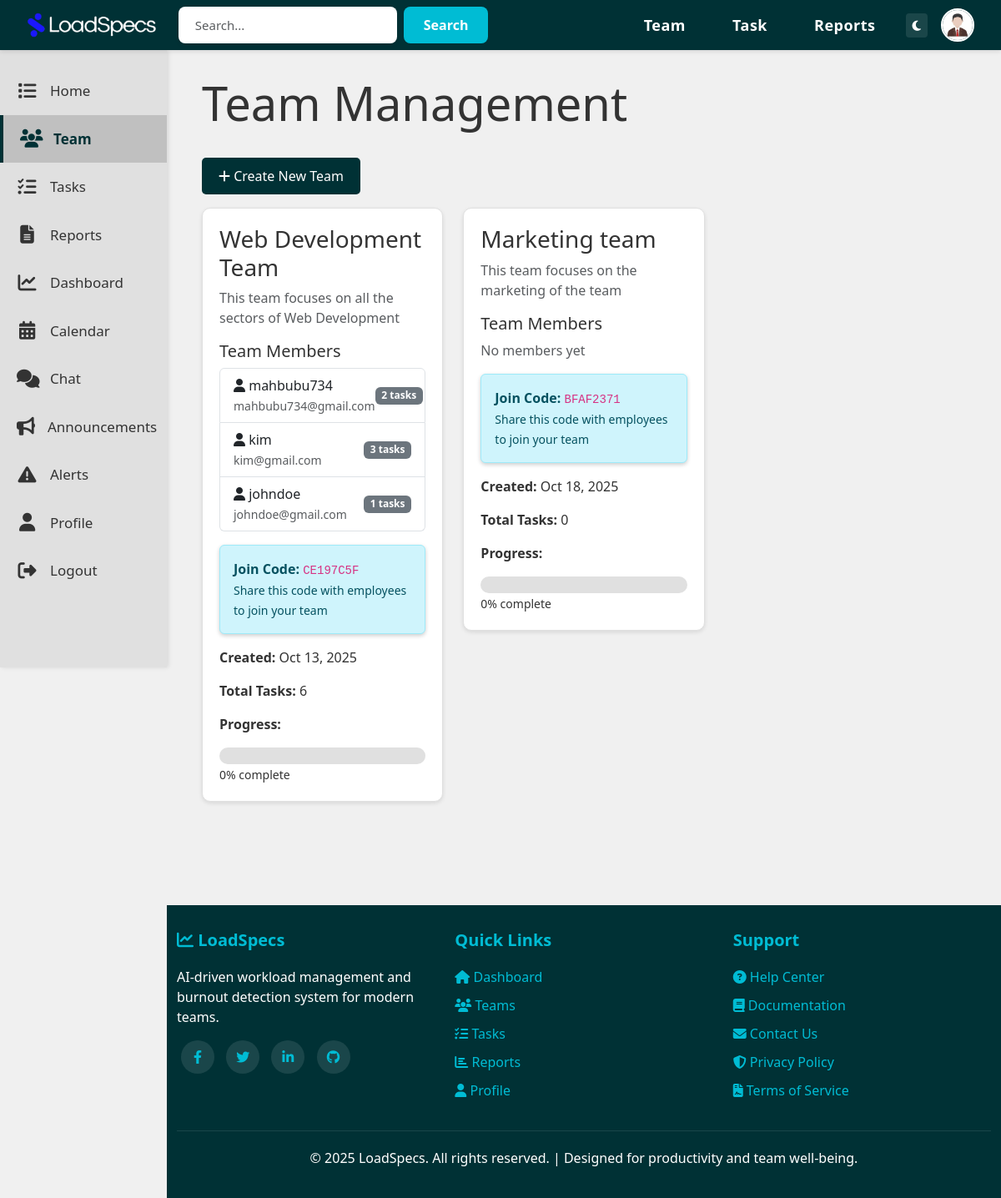
The page /team/ (signed in) on the database its author committed.
### LoadSpecsApp/models.py (models this page shows, shortened)
class User(AbstractUser):
    is_employee = models.BooleanField(default=False)
    is_team_lead = models.BooleanField(default=False)
    company_name = models.CharField(max_length=200, blank=True, null=True)
    joined_date = models.DateTimeField(default=timezone.now)
    bio = models.TextField(blank=True, null=True)
    profile_picture = models.ImageField(
        upload_to='profile_pictures/',
        blank=True,
        null=True,
        default='default_profile.png'
    )

class Team(models.Model):
    team_name = models.CharField(max_length=200)
    description = models.TextField(blank=True, null=True)
    created_by = models.ForeignKey(
        User,
        on_delete=models.CASCADE,
        related_name='teams_created'
    )
    created_at = models.DateTimeField(default=timezone.now)
    join_code = models.CharField(max_length=10, unique=True, blank=True)
    @property
    def total_tasks(self):
        return self.tasks.count()
    @property
    def completed_tasks(self):
        return self.tasks.filter(status='completed').count()
    @property
    def progress_percentage(self):
        total = self.total_tasks
        if total == 0:
            return 0
        return int((self.completed_tasks / total) * 100)

class Employee(models.Model):
    user = models.OneToOneField(User, on_delete=models.CASCADE, related_name='employee_profile')
    team = models.ForeignKey(
        Team,
        on_delete=models.SET_NULL,
        null=True,
        blank=True,
        related_name='employees'
    )
    skills = models.TextField(blank=True, null=True, help_text="Comma-separated skills")
    experience_years = models.IntegerField(default=0, help_text="Years of experience")
    interests = models.TextField(blank=True, null=True, help_text="Professional interests")
    department = models.CharField(max_length=100, blank=True, null=True)
    job_title = models.CharField(max_length=100, blank=True, null=True)
    @property
    def assigned_tasks(self):
        return self.tasks.count()

### LoadSpecsApp/views.py (the view, shortened to what this page needs)
# urls.py: path('team/', views.team_view, name='team'),
@login_required
def team_view(request):
    user = request.user
    context = {}
    if user.is_team_lead:
        try:
            team_lead = user.teamlead_profile
            teams = team_lead.teams.all()
            context['teams'] = teams
            context['is_team_lead'] = True
        except TeamLead.DoesNotExist:
            TeamLead.objects.create(user=user)
            context['teams'] = []
            context['is_team_lead'] = True
    return render(request, 'LoadSpecsHTML/team.html', context)

### templates/LoadSpecsHTML/team.html (shortened to what this page needs)
{% extends 'LoadSpecsHTML/base.html' %}
{% block content %}
<div class="container-fluid">
    <div class="row mb-4">
        <div class="col-12">
            <h1 class="display-4">Team Management</h1>
        </div>
    </div>
    {% if is_team_lead %}
    <div class="row mb-3">
        <div class="col-12">
            <a href="{% url 'create_team' %}" class="btn btn-primary-custom">
                <i class="fas fa-plus"></i> Create New Team
            </a>
        </div>
    </div>
    {% if teams %}
    <div class="row">
        {% for team in teams %}
        <div class="col-md-6 col-lg-4 mb-4">
            <div class="card-custom">
                <h3>{{ team.team_name }}</h3>
                <p class="text-muted">{{ team.description|default:"No description" }}</p>
                <div class="mt-3">
                    <h5>Team Members</h5>
                    {% if team.employees.all %}
                    <ul class="list-group">
                        {% for employee in team.employees.all %}
                        <li class="list-group-item d-flex justify-content-between align-items-center">
                            <div>
                                <i class="fas fa-user"></i> {{ employee.user.username }}
                                <br>
                                <small class="text-muted">{{ employee.user.email }}</small>
                            </div>
                            <span class="badge bg-secondary">
                                {{ employee.assigned_tasks }} tasks
                            </span>
                        </li>
                        {% endfor %}
                    </ul>
                    {% else %}
                    <p class="text-muted">No members yet</p>
                    {% endif %}
                </div>
                <div class="mt-3">
                    <div class="alert alert-info">
                        <strong>Join Code:</strong> <code>{{ team.join_code }}</code>
                        <br>
                        <small>Share this code with employees to join your team</small>
                    </div>
                </div>
                <div class="mt-3">
                    <p><strong>Created:</strong> {{ team.created_at|date:"M d, Y" }}</p>
                    <p><strong>Total Tasks:</strong> {{ team.total_tasks }}</p>
                    <p><strong>Progress:</strong></p>
                    <div class="progress-bar-custom">
                    </div>
                    <small>{{ team.progress_percentage }}% complete</small>
                </div>
            </div>
        </div>
        {% endfor %}
    </div>
    {% else %}
    <div class="alert alert-info">
        <i class="fas fa-info-circle"></i> You haven't created any teams yet. Click "Create New Team" to get started!
    </div>
    {% endif %}
    {% endif %}
</div>
{% endblock %}

### templates/LoadSpecsHTML/base.html (shortened to what this page needs)
{% load static %}
<!DOCTYPE html>
<html lang="en">
<head>
    <link href="https://cdn.jsdelivr.net/npm/bootstrap@5.3.0/dist/css/bootstrap.min.css" rel="stylesheet">
    <link rel="stylesheet" href="https://cdnjs.cloudflare.com/ajax/libs/font-awesome/6.4.0/css/all.min.css">
</head>
<body>
    {% if user.is_authenticated %}
    <nav class="navbar navbar-expand-lg navbar-custom fixed-top">
        <div class="container-fluid">
            <a class="navbar-brand" href="{% url 'home' %}">
                <img src="{% static 'Images/loadspecs_logo.png' %}" alt="LoadSpecs Logo" style="height: 30px;">
            </a>
            <div class="search-bar mx-auto d-none d-lg-flex">
                <form class="d-flex" method="GET" action="{% url 'home' %}">
                    <input type="text" name="search" placeholder="Search..." class="form-control">
                    <button type="submit">Search</button>
                </form>
            </div>
            <div class="collapse navbar-collapse justify-content-end" id="navbarNav">
                <ul class="navbar-nav align-items-center">
                    <li class="nav-item">
                        <a class="nav-link" href="{% url 'team' %}">Team</a>
                    </li>
                    <li class="nav-item">
                        <a class="nav-link" href="{% url 'tasks' %}">Task</a>
                    </li>
                    <li class="nav-item">
                        <a class="nav-link" href="{% url 'reports' %}">Reports</a>
                    </li>
                    <li class="nav-item ms-2">
                        <button id="themeToggle" class="btn btn-sm" style="background: rgba(255,255,255,0.1); color: white; border: none;" title="Toggle Theme">
                            <i class="fas fa-moon"></i>
                        </button>
                    </li>
                    <li class="nav-item ms-3">
                        <a href="{% url 'profile' %}" title="Profile">
                            {% if user.profile_picture and user.profile_picture.name != 'default_profile.png' %}
                                <img src="{{ user.profile_picture.url }}" alt="Profile" class="profile-icon">
                            {% else %}
                                <div class="profile-icon d-flex align-items-center justify-content-center"
                                     style="background: linear-gradient(135deg, #667eea 0%, #764ba2 100%);">
                                    <i class="fas fa-user" style="color: white; font-size: 20px;"></i>
                                </div>
                            {% endif %}
                        </a>
                    </li>
                </ul>
            </div>
        </div>
    </nav>
    <div class="sidebar d-none d-md-block">
        <a href="{% url 'home' %}" class="sidebar-item {% if request.resolver_match.url_name == 'home' %}active{% endif %}">
            <i class="fas fa-list"></i>
            <span>Home</span>
        </a>
        <a href="{% url 'team' %}" class="sidebar-item {% if request.resolver_match.url_name == 'team' %}active{% endif %}">
            <i class="fas fa-users"></i>
            <span>Team</span>
        </a>
        <a href="{% url 'tasks' %}" class="sidebar-item {% if request.resolver_match.url_name == 'tasks' %}active{% endif %}">
            <i class="fas fa-tasks"></i>
            <span>Tasks</span>
        </a>
        <a href="{% url 'reports' %}" class="sidebar-item {% if request.resolver_match.url_name == 'reports' %}active{% endif %}">
            <i class="fas fa-file-alt"></i>
            <span>Reports</span>
        </a>
        <a href="{% url 'performance_dashboard' %}" class="sidebar-item">
            <i class="fas fa-chart-line"></i>
            <span>Dashboard</span>
        </a>
        <a href="{% url 'calendar' %}" class="sidebar-item">
            <i class="fas fa-calendar-alt"></i>
            <span>Calendar</span>
        </a>
        <a href="{% url 'chat' %}" class="sidebar-item">
            <i class="fas fa-comments"></i>
            <span>Chat</span>
        </a>
        <a href="{% url 'announcements' %}" class="sidebar-item">
            <i class="fas fa-bullhorn"></i>
            <span>Announcements</span>
        </a>
        {% if user.is_team_lead %}
        <a href="{% url 'burnout_alerts' %}" class="sidebar-item">
            <i class="fas fa-exclamation-triangle"></i>
            <span>Alerts</span>
        </a>
        {% endif %}
        <a href="{% url 'profile' %}" class="sidebar-item {% if request.resolver_match.url_name == 'profile' %}active{% endif %}">
            <i class="fas fa-user"></i>
            <span>Profile</span>
        </a>
        <a href="{% url 'logout' %}" class="sidebar-item">
            <i class="fas fa-sign-out-alt"></i>
            <span>Logout</span>
        </a>
    </div>
    {% endif %}
    <div class="{% if user.is_authenticated %}main-content{% endif %}">
        {% block content %}{% endblock %}
    </div>
    {% if user.is_authenticated %}
    <footer class="footer">
        <div class="container-fluid">
            <div class="row">
                <div class="col-md-4">
                    <h5><i class="fas fa-chart-line"></i> LoadSpecs</h5>
                    <p>AI-driven workload management and burnout detection system for modern teams.</p>
                    <div class="social-icons mt-3">
                        <a href="#" title="Facebook"><i class="fab fa-facebook-f"></i></a>
                        <a href="#" title="Twitter"><i class="fab fa-twitter"></i></a>
                        <a href="#" title="LinkedIn"><i class="fab fa-linkedin-in"></i></a>
                        <a href="#" title="GitHub"><i class="fab fa-github"></i></a>
                    </div>
                </div>
                <div class="col-md-4">
                    <h5>Quick Links</h5>
                    <ul>
                        <li><a href="{% url 'home' %}"><i class="fas fa-home"></i> Dashboard</a></li>
                        <li><a href="{% url 'team' %}"><i class="fas fa-users"></i> Teams</a></li>
                        <li><a href="{% url 'tasks' %}"><i class="fas fa-tasks"></i> Tasks</a></li>
                        <li><a href="{% url 'reports' %}"><i class="fas fa-chart-bar"></i> Reports</a></li>
                        <li><a href="{% url 'profile' %}"><i class="fas fa-user"></i> Profile</a></li>
                    </ul>
                </div>
                <div class="col-md-4">
                    <h5>Support</h5>
                    <ul>
                        <li><a href="#"><i class="fas fa-question-circle"></i> Help Center</a></li>
                        <li><a href="#"><i class="fas fa-book"></i> Documentation</a></li>
                        <li><a href="#"><i class="fas fa-envelope"></i> Contact Us</a></li>
                        <li><a href="#"><i class="fas fa-shield-alt"></i> Privacy Policy</a></li>
                        <li><a href="#"><i class="fas fa-file-contract"></i> Terms of Service</a></li>
                    </ul>
                </div>
            </div>
            <div class="footer-bottom">
                <p>&copy; {{ current_year|default:"2025" }} LoadSpecs. All rights reserved. | Designed for productivity and team well-being.</p>
            </div>
        </div>
    </footer>
    {% endif %}
</body>
</html>

### templates/LoadSpecsHTML/base.html (style rules this page uses)
:root { --bg-color: #f0f0f0; --text-color: #333333; --card-bg: #ffffff; --sidebar-bg: #e0e0e0; --sidebar-text: #333; --border-color: #e0e0e0; }
* { margin: 0; padding: 0; box-sizing: border-box; }
body { font-family: 'Segoe UI', Tahoma, Geneva, Verdana, sans-serif; background-color: var(--bg-color); color: var(--text-color); min-height: 100vh; transition: background-color 0.3s, color 0.3s; }
.navbar-custom { background-color: #003135; height: 60px; padding: 0 20px; box-shadow: 0 2px 5px rgba(0,0,0,0.1); }
.navbar-brand { color: white !important; font-size: 24px; font-weight: bold; display: flex; align-items: center; transition: transform 0.2s; }
.navbar-brand img { height: 40px; margin-right: 10px; }
.navbar-custom .nav-link { color: white !important; font-size: 18px; font-weight: 600; padding: 10px 20px !important; margin: 0 8px; transition: all 0.3s ease; border-radius: 5px; letter-spacing: 0.5px; }
.search-bar { width: 1050px; max-width: 500%; }
.search-bar input { background-color: white; border: none; border-radius: 8px; padding: 10px 20px; width: 100%; font-size: 15px; box-shadow: 0 2px 5px rgba(0,0,0,0.1); transition: box-shadow 0.3s; }
.search-bar button { background-color: #00bcd4; color: white; border: none; padding: 10px 24px; border-radius: 8px; margin-left: 8px; cursor: pointer; transition: all 0.3s; font-weight: 600; }
.form-control { width: 750px; max-width: 500%; }
.profile-icon { width: 40px; height: 40px; border-radius: 50%; object-fit: cover; cursor: pointer; border: 2px solid white; transition: transform 0.3s; }
.sidebar { position: fixed; left: 0; top: 60px; width: 200px; height: calc(100vh - 60px); background-color: var(--sidebar-bg); padding: 20px 0; box-shadow: 2px 0 5px rgba(0,0,0,0.1); transition: background-color 0.3s; }
.sidebar-item { display: flex; align-items: center; padding: 16px 20px; color: var(--sidebar-text); text-decoration: none; transition: all 0.3s; font-size: 17px; font-weight: 500; }
.sidebar-item i { margin-right: 15px; font-size: 22px; width: 25px; text-align: center; }
.sidebar-item.active { background-color: #c0c0c0; border-left: 4px solid #003135; font-weight: bold; color: #003135; }
.main-content { margin-left: 200px; margin-top: 60px; padding: 30px; min-height: calc(100vh - 60px); }
.alert { box-shadow: 0 2px 5px rgba(0,0,0,0.2); }
.card-custom, .card { background-color: var(--card-bg); color: var(--text-color); border-radius: 10px; padding: 20px; box-shadow: 0 2px 5px rgba(0,0,0,0.1); margin-bottom: 20px; border: 1px solid var(--border-color); transition: background-color 0.3s, color 0.3s; }
.progress-bar-custom { background-color: #e0e0e0; border-radius: 10px; height: 20px; overflow: hidden; }
.btn-primary-custom { background-color: #003135; color: white; border: none; padding: 10px 20px; border-radius: 5px; cursor: pointer; transition: all 0.3s; }
.footer { background-color: #003135; color: white; padding: 30px 0 20px 0; margin-top: 50px; margin-left: 200px; }
.footer a { color: #00bcd4; text-decoration: none; transition: color 0.3s; }
.footer h5 { color: #00bcd4; margin-bottom: 20px; font-weight: 600; }
.footer ul { list-style: none; padding: 0; }
.footer ul li { margin-bottom: 10px; }
.footer-bottom { border-top: 1px solid rgba(255,255,255,0.1); margin-top: 20px; padding-top: 20px; text-align: center; }
.social-icons a { display: inline-block; width: 40px; height: 40px; background-color: rgba(255,255,255,0.1); border-radius: 50%; text-align: center; line-height: 40px; margin: 0 5px; transition: all 0.3s; }

### rows shown on the page
User: profile_picture (picture)
Team: team_name "Web Development Team", description "This team focuses on all the sectors of Web Development", join_code "CE197C5F", created_at "Oct 13, 2025", total_tasks "6", progress_percentage "0"
Employee: user.username "mahbubu734", user.email "mahbubu734@gmail.com", assigned_tasks "2"
Employee: user.username "kim", user.email "kim@gmail.com", assigned_tasks "3"
Employee: user.username "johndoe", user.email "johndoe@gmail.com", assigned_tasks "1"
Team: team_name "Marketing team", description "This team focuses on the marketing of the team", shows "No members yet", join_code "BFAF2371", created_at "Oct 18, 2025", total_tasks "0", progress_percentage "0"

### other values the page prints
{{ current_year|default:"2025" }} "2025"
